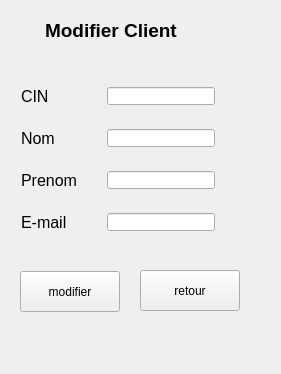
<?xml version="1.0" encoding="UTF-8"?>
<ui version="4.0">
 <class>midifieravis</class>
 <widget class="QWidget" name="midifieravis">
  <property name="geometry">
   <rect>
    <x>0</x>
    <y>0</y>
    <width>281</width>
    <height>374</height>
   </rect>
  </property>
  <property name="windowTitle">
   <string>Form</string>
  </property>
  <widget class="QPushButton" name="pushButton">
   <property name="geometry">
    <rect>
     <x>20</x>
     <y>271</y>
     <width>100</width>
     <height>41</height>
    </rect>
   </property>
   <property name="autoFillBackground">
    <bool>false</bool>
   </property>
   <property name="styleSheet">
    <string notr="true"/>
   </property>
   <property name="text">
    <string>modifier</string>
   </property>
  </widget>
  <widget class="QLabel" name="ajouteravis_2">
   <property name="geometry">
    <rect>
     <x>45</x>
     <y>10</y>
     <width>191</width>
     <height>41</height>
    </rect>
   </property>
   <property name="font">
    <font>
     <pointsize>14</pointsize>
     <weight>75</weight>
     <bold>true</bold>
    </font>
   </property>
   <property name="text">
    <string>Modifier Client</string>
   </property>
  </widget>
  <widget class="QPushButton" name="retour">
   <property name="geometry">
    <rect>
     <x>140</x>
     <y>270</y>
     <width>100</width>
     <height>41</height>
    </rect>
   </property>
   <property name="text">
    <string>retour</string>
   </property>
  </widget>
  <widget class="QLabel" name="label_idclient_avis">
   <property name="geometry">
    <rect>
     <x>21</x>
     <y>86</y>
     <width>80</width>
     <height>21</height>
    </rect>
   </property>
   <property name="font">
    <font>
     <pointsize>12</pointsize>
    </font>
   </property>
   <property name="text">
    <string>CIN</string>
   </property>
  </widget>
  <widget class="QLineEdit" name="id_client_avis">
   <property name="geometry">
    <rect>
     <x>107</x>
     <y>87</y>
     <width>108</width>
     <height>18</height>
    </rect>
   </property>
  </widget>
  <widget class="QLabel" name="label_id_avis">
   <property name="geometry">
    <rect>
     <x>21</x>
     <y>128</y>
     <width>66</width>
     <height>21</height>
    </rect>
   </property>
   <property name="font">
    <font>
     <pointsize>12</pointsize>
    </font>
   </property>
   <property name="text">
    <string>Nom</string>
   </property>
  </widget>
  <widget class="QLineEdit" name="id_edit_avis">
   <property name="geometry">
    <rect>
     <x>107</x>
     <y>129</y>
     <width>108</width>
     <height>18</height>
    </rect>
   </property>
  </widget>
  <widget class="QLabel" name="label_avis">
   <property name="geometry">
    <rect>
     <x>21</x>
     <y>170</y>
     <width>71</width>
     <height>21</height>
    </rect>
   </property>
   <property name="font">
    <font>
     <pointsize>12</pointsize>
    </font>
   </property>
   <property name="text">
    <string>Prenom</string>
   </property>
  </widget>
  <widget class="QLabel" name="label_nom_film">
   <property name="geometry">
    <rect>
     <x>21</x>
     <y>212</y>
     <width>61</width>
     <height>21</height>
    </rect>
   </property>
   <property name="font">
    <font>
     <pointsize>12</pointsize>
    </font>
   </property>
   <property name="text">
    <string>E-mail</string>
   </property>
  </widget>
  <widget class="QLineEdit" name="avis_edit">
   <property name="geometry">
    <rect>
     <x>107</x>
     <y>171</y>
     <width>108</width>
     <height>18</height>
    </rect>
   </property>
   <property name="text">
    <string/>
   </property>
  </widget>
  <widget class="QLineEdit" name="film_edit">
   <property name="geometry">
    <rect>
     <x>107</x>
     <y>213</y>
     <width>108</width>
     <height>18</height>
    </rect>
   </property>
  </widget>
  <widget class="QLabel" name="label">
   <property name="geometry">
    <rect>
     <x>70</x>
     <y>330</y>
     <width>121</width>
     <height>41</height>
    </rect>
   </property>
   <property name="text">
    <string/>
   </property>
   <property name="pixmap">
    <pixmap>../../Downloads/res/lagoralogo.png</pixmap>
   </property>
  </widget>
  <zorder>film_edit</zorder>
  <zorder>label_nom_film</zorder>
  <zorder>pushButton</zorder>
  <zorder>id_client_avis</zorder>
  <zorder>label_id_avis</zorder>
  <zorder>retour</zorder>
  <zorder>id_edit_avis</zorder>
  <zorder>avis_edit</zorder>
  <zorder>ajouteravis_2</zorder>
  <zorder>label_avis</zorder>
  <zorder>label_idclient_avis</zorder>
  <zorder>label</zorder>
 </widget>
 <resources/>
 <connections/>
</ui>
